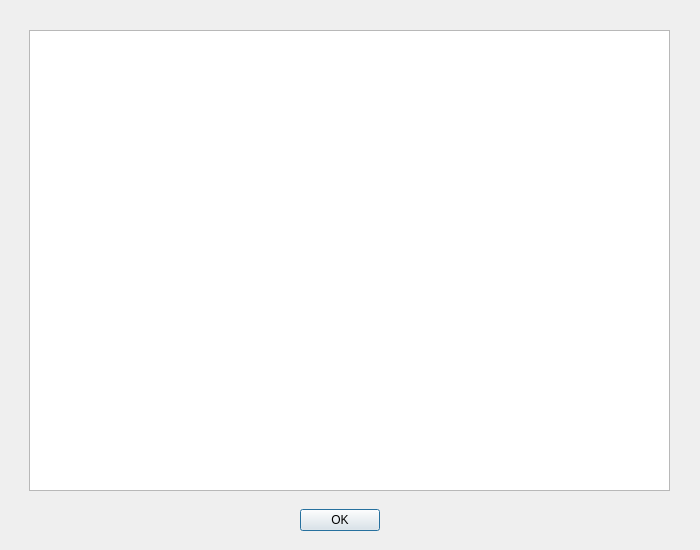
<?xml version="1.0" encoding="UTF-8"?>
<ui version="4.0">
 <class>UploadProgressDialogUI</class>
 <widget class="QDialog" name="UploadProgressDialogUI">
  <property name="geometry">
   <rect>
    <x>0</x>
    <y>0</y>
    <width>700</width>
    <height>550</height>
   </rect>
  </property>
  <property name="windowTitle">
   <string>Dialog</string>
  </property>
  <widget class="QDialogButtonBox" name="buttonBox">
   <property name="geometry">
    <rect>
     <x>220</x>
     <y>500</y>
     <width>160</width>
     <height>40</height>
    </rect>
   </property>
   <property name="styleSheet">
    <string notr="true">font: 16pt &quot;MS Shell Dlg 2&quot;;</string>
   </property>
   <property name="standardButtons">
    <set>QDialogButtonBox::Ok</set>
   </property>
  </widget>
  <widget class="QTableView" name="tableView">
   <property name="geometry">
    <rect>
     <x>29</x>
     <y>30</y>
     <width>641</width>
     <height>461</height>
    </rect>
   </property>
  </widget>
 </widget>
 <resources/>
 <connections/>
</ui>
